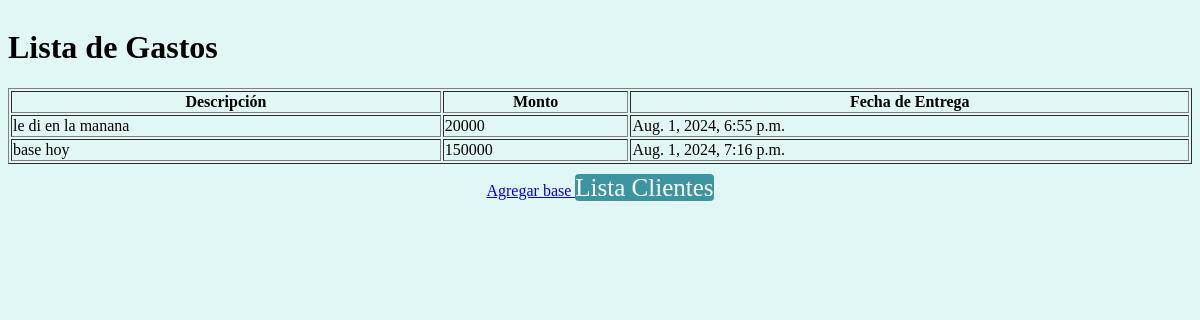
/prestamosapp/historial_base/, run on the app's committed database.
### paquete2/models.py (models this page shows, shortened)
class AgregarBase(models.Model):
    descripcion_base = models.CharField(max_length=200)
    monto_base = models.IntegerField()
    created_at = models.DateTimeField(auto_now_add=True, null=True, blank=True)
    class Meta:
        verbose_name = "Base"
        verbose_name_plural = "Historial de Bases"
        ordering = ['created_at']

### prestamosapp/views.py (the view)
# urls.py: path('historial_base/', views.historial_base, name='historial_base'),
def historial_base(request):
    base= AgregarBase.objects.all()
    return render(request, 'historial_base.html', {'base': base})

### prestamosapp/templates/historial_base.html (shortened to what this page needs)
<!DOCTYPE html>
<html>
<head>
    {%load static%}
</head>
<body>
    <h1>Lista de Gastos</h1>
    <table border="1">
        <thead>
            <tr>
                <th>Descripción</th>
                <th>Monto</th>
                <th>Fecha de Entrega</th>
            </tr>
        </thead>
        <tbody>
            {% for item in base %}
                <tr>
                    <td>{{ item.descripcion_base }}</td>
                    <td>{{ item.monto_base }}</td>
                    <td>{{ item.created_at }}</td>
                </tr>
            {% endfor %}
        </tbody>
    </table>
    <div class="menu">
        {%if user.username == 'paquete2' %}
            <a class="btn" href="{% url 'paquete2:agregar_base' %}"> Agregar Base</a>
            <a class="btn" href="{% url 'paquete2:cliente_list' %}">Lista Clientes</a>
        {% elif user.username == 'paquete3'%}
        <a class="btn" href="{% url 'paquete3:agregar_base' %}"> Agregar Base</a>
        <a class="btn" href="{% url 'paquete3:cliente_list' %}">Lista Clientes</a>
        {% elif user.username == 'paquete4'%}
        <a class="btn" href="{% url 'paquete4:agregar_base' %}"> Agregar Base</a>
        <a class="btn" href="{% url 'paquete4:cliente_list' %}">Lista Clientes</a>
        {% elif user.username == 'paquete5'%}
        <a class="btn" href="{% url 'paquete5:agregar_base' %}"> Agregar Base</a>
        <a class="btn" href="{% url 'paquete5:cliente_list' %}">Lista Clientes</a>
        {%else%}
            <a href="{% url 'prestamosapp:agregar_base' %}">Agregar base </a>
            <a class="btn" href="{% url 'prestamosapp:cliente_list' %}">Lista Clientes</a>
        {%endif%}
        </div>
</body>
</html>

### prestamosapp/templates/historial_base.html (style rules this page uses)
body { display:grid; margin-auto; background-color: #E1F7F5; }
.menu { position:relative; margin:auto; margin-top:10px; }
.btn { display: inline; width:100%; height: 40px; font-size: 16px; color: #fff; background-color: transparent; border:none; border-radius: 4px; cursor: pointer; text-decoration: none; text-align: center; transition: background-color 0.3s; font-size: 25px; background-color: #117b8bc8; }

### data on the page
AgregarBase: descripcion_base "le di en la manana", monto_base "20000", created_at "Aug. 1, 2024, 6:55 p.m."
AgregarBase: descripcion_base "base hoy", monto_base "150000", created_at "Aug. 1, 2024, 7:16 p.m."
